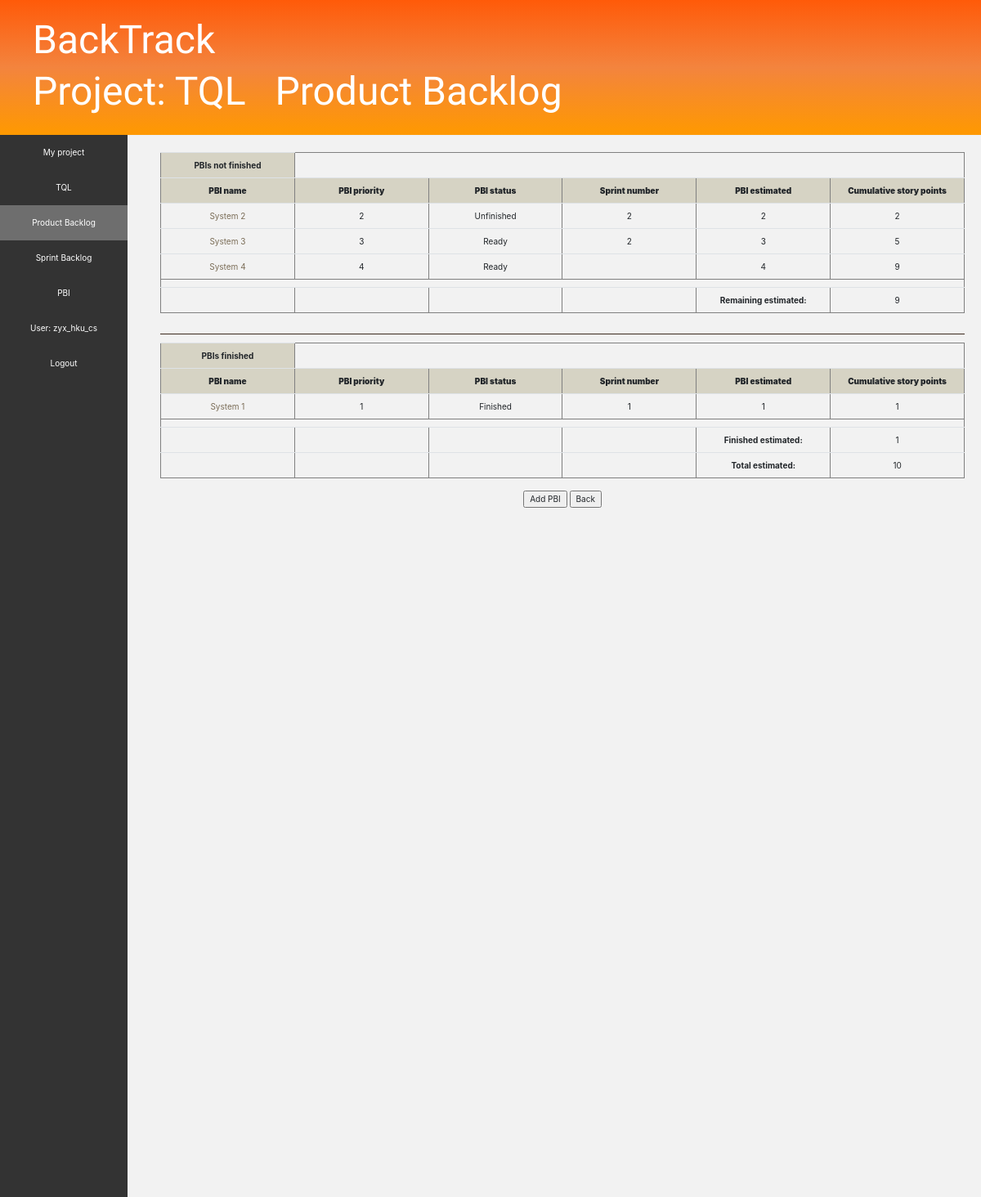
The page /project/1/productBacklog/ (signed in) on the database its author committed.
### project/models.py (models this page shows, shortened)
class Project(models.Model):
    name = models.CharField(max_length=100)
    description = models.CharField(max_length=500)
    manager = models.ForeignKey(BackTrackUser, related_name='manager', null=True, blank=True, on_delete=models.SET_NULL)
    time = models.DateTimeField(auto_now=False, auto_now_add=True)
    activeSprint = models.ForeignKey('sprintBacklog.SprintBacklog', related_name='active_sprint', null=True, blank=True, on_delete=models.SET_NULL)
    sprintNumber = models.PositiveSmallIntegerField(null=False, blank=False, default=0)
    owner = models.OneToOneField(BackTrackUser, related_name='owner', on_delete=models.CASCADE)

class BackTrackUser(AbstractUser):
    pass
    STATUS_CHOICES = [
        ('Available', 'Available'),
        ('Not available', 'Not available')
    ]
    status = models.CharField(max_length=13, choices=STATUS_CHOICES, default='Available')
    project = models.ForeignKey("Project", null=True, blank=True, on_delete=models.SET_NULL)

### productBacklog/models.py (models this page shows, shortened)
class PBI(models.Model):
    STATUS_CHOICES = [
        ('Finished', 'Finished'),
        ('In process', 'In process'),
        ('Unfinished', 'Unfinished'),
        ('Ready', 'Ready')
    ]
    name = models.CharField(max_length=50)
    description = models.CharField(max_length=500)
    status = models.CharField(max_length=10, choices=STATUS_CHOICES, default='Ready')
    taskHours = models.PositiveSmallIntegerField(null=True, blank=True)
    remainingTaskHours = models.PositiveSmallIntegerField(null=True, blank=True)
    taskHoursDone = models.PositiveSmallIntegerField(null=True, blank=True)
    estimated = models.PositiveSmallIntegerField()
    priority = models.PositiveSmallIntegerField()
    cumulative = models.PositiveIntegerField(null=True, blank=True)
    productBacklog = models.ForeignKey(ProductBacklog, null=False, on_delete=models.CASCADE)
    sprintBacklog = models.ForeignKey('sprintBacklog.SprintBacklog', null=True, blank=True, default=None, on_delete=models.SET_NULL)

### sprintBacklog/models.py (models this page shows, shortened)
class SprintBacklog(models.Model):
    STATUS_CHOICES = [
        ('Ready', 'Ready'),
        ('Finished', 'Finished'),
        ('In process', 'In process')
    ]
    project = models.ForeignKey(Project, null=False, on_delete=models.CASCADE)
    sprintNumber = models.PositiveSmallIntegerField(null=False, blank=False)
    capacity = models.PositiveSmallIntegerField(null=False, blank=False)
    status = models.CharField(max_length=10, choices=STATUS_CHOICES, default='In process')
    ddl = models.DateTimeField()
    time = models.DateTimeField(null=True, blank=True)

### productBacklog/views.py (the view)
# urls.py: path('', views.ProductBacklogMain.as_view(), name='product_backlog_main'),
class ProductBacklogMain(TemplateView):
    template_name = "productbacklog_main.html"
    def get_context_data(self, **kwargs):
        project = self.kwargs['project_pk']
        productBacklog = ProductBacklog.objects.get(project__pk=project)
        context = super().get_context_data(**kwargs)
        context['project'] = Project.objects.get(pk=project)
        context['pbi_list'] = PBI.objects.filter(productBacklog__pk=productBacklog.pk).order_by('priority')
        remaining_estimated = 0
        finished_estimated = 0
        for pbi in context['pbi_list']:
            if pbi.status != "Finished":
                remaining_estimated += pbi.estimated
                pbi.cumulative = remaining_estimated
            else:
                finished_estimated += pbi.estimated
                pbi.cumulative = finished_estimated
        total_estimated = remaining_estimated + finished_estimated
        context['total_estimated'] = total_estimated
        context['finished_estimated'] = finished_estimated
        context['remaining_estimated'] = remaining_estimated
        return context

### templates/productbacklog_main.html (shortened to what this page needs)
<!DOCTYPE html>
{% load static %}
<html lang="en">
<head>
    <link rel="stylesheet" href="//maxcdn.bootstrapcdn.com/bootstrap/3.2.0/css/bootstrap.min.css">
    <link rel="stylesheet" href="//maxcdn.bootstrapcdn.com/bootstrap/3.2.0/css/bootstrap-theme.min.css">
    <link rel="stylesheet" href="https://stackpath.bootstrapcdn.com/bootstrap/4.3.1/css/bootstrap.min.css">
    <link rel="stylesheet" href="{% static 'css/productBacklog.css' %}">
</head>
<body>
    {% if user.is_authenticated %}
        <div class="page-header">
            <h1>BackTrack</h1>
            <h2><a href="..">Project: {{ project.name }}</a>&#160;&#160;&#160;Product Backlog</h2>
        </div>
        <div class="menu">
            <ul>
                <li><a href="../..">My project</a></li>
                <li><a href="..">{{ project.name }}</a></li>
                <li><a class="active" href="">Product Backlog</a></li>
                <li><a href="../sprintBacklog">Sprint Backlog</a></li>
                <li><a href="pbi/add">PBI</a></li>
                <li><a href="../../../accounts/profile">User: {{ user.get_username }}</a></li>
                <li><a href="{% url 'logout'%}?next={{request.path}}">Logout</a></li>
            </ul>
        </div>
        <div class="main">
            <div class="table" style="text-align:center; margin:0 auto;">
                <table border="1" style="margin:0 auto;">
                    <tr>
                        <th>PBIs not finished</th>
                    </tr>
                    <tr>
                        <th width="10%"><b>PBI name</b></th>
                        <th width="10%"><b>PBI priority</b></th>
                        <th width="10%"><b>PBI status</b></th>
                        <th width="10%"><b>Sprint number</b></th>
                        <th width="10%"><b>PBI estimated</b></th>
                        <th width="10%"><b>Cumulative story points</b></th>
                    </tr>
                    {% for pbi in pbi_list %}
                        {% if pbi.status != "Finished" %}
                            <tr>
                                <td><a href="pbi/{{ pbi.pk }}">{{ pbi.name }}</a></td>
                                <td>{{ pbi.priority }}</td>
                                <td>{{ pbi.status }}</td>
                                <td>{{ pbi.sprintBacklog.sprintNumber }}</td>
                                <td>{{ pbi.estimated }}</td>
                                <td>{{ pbi.cumulative }}</td>
                            </tr>
                        {% endif %}
                    {% endfor %}
                    <tr height=10></tr>
                    <tr><td></td>
                        <td></td>
                        <td></td>
                        <td></td>
                        <td><b>Remaining estimated:</b></td>
                        <td>{{ remaining_estimated }}</td>
                    </tr>
                </table>
                <br/>
                <hr color=#432F21>
                <table border="1" style="margin:0 auto;">
                    <tr>
                        <th>PBIs finished</th>
                    </tr>
                    <tr>
                        <th width="10%"><b>PBI name</b></th>
                        <th width="10%"><b>PBI priority</b></th>
                        <th width="10%"><b>PBI status</b></th>
                        <th width="10%"><b>Sprint number</b></th>
                        <th width="10%"><b>PBI estimated</b></th>
                        <th width="10%"><b>Cumulative story points</b></th>
                    </tr>
                    {% for pbi in pbi_list %}
                        {% if pbi.status == "Finished" %}
                            <tr>
                                <td><a href="pbi/{{ pbi.pk }}">{{ pbi.name }}</a></td>
                                <td>{{ pbi.priority }}</td>
                                <td>{{ pbi.status }}</td>
                                <td>{{ pbi.sprintBacklog.sprintNumber }}</td>
                                <td>{{ pbi.estimated }}</td>
                                <td>{{ pbi.cumulative }}</td>
                            </tr>
                        {% endif %}
                    {% endfor %}
                    <tr height=10></tr>
                    <tr><td></td>
                        <td></td>
                        <td></td>
                        <td></td>
                        <td><b>Finished estimated:</b></td>
                        <td>{{ finished_estimated }}</td>
                    </tr>
                    <tr><td></td>
                        <td></td>
                        <td></td>
                        <td></td>
                        <td><b>Total estimated:</b></td>
                        <td>{{ total_estimated }}</td>
                    </tr>
                </table>
            </div>
            <br/>
            <div class="button" style="text-align:center;">
                <form method="POST" class="post-form">{% csrf_token %}
                    <input type="button" value="Add PBI" onclick="location='pbi/add'">
                    <input type="button" value="Back" onclick="location='..'">
                </form>
            </div>
        </div>
    {% endif %}
</body>
</html>

### static/css/productBacklog.css (style rules this page uses)
.page-header { background: linear-gradient(#FF5A09, #F3843E, #FF9900); margin: 0; padding: 20px 20px 20px 40px; }
.page-header h1, .page-header h1 a, .page-header h1 a:visited, .page-header h1 a:active { color: #ffffff; font-size: 36pt; text-decoration: none; }
.page-header h2, .page-header h2 a, .page-header h2 a:visited, .page-header h2 a:active { color: #ffffff; font-size: 36pt; text-decoration: none; }
h1, h2, h3, h4 { font-family: 'Lobster', cursive; }
th { background-color: #D6D3C4; }
td a { color: #7A6C56; }
html, body { height: 100%; }
div.menu { height: 100%; width: 13%; overflow-y: auto; position: absolute; margin-top: -1px; left: 0;background-color: #333; }
.menu ul { list-style-type: none; margin: 0; padding: 0; overflow: hidden; background-color: #333; }
.menu li { float: left; width: 100%; }
.menu li a { display: block; color: white; text-align: center; padding: 14px 16px; text-decoration: none; }
.active { background-color: #6E6E6E; }
.main { background-color: #F2F2F2; }
div.main { right: 0; float: left; height: 100%; width: 87%; overflow-y: auto; position:absolute; padding: 20px 20px 20px 40px; }

### rows shown on the page
Project: name "TQL"
BackTrackUser: get_username "zyx_hku_cs"
PBI: name "System 2", priority "2", status "Unfinished", sprintBacklog.sprintNumber "2", estimated "2", cumulative "2"
PBI: name "System 3", priority "3", status "Ready", sprintBacklog.sprintNumber "2", estimated "3", cumulative "5"
PBI: name "System 4", priority "4", status "Ready", estimated "4", cumulative "9"
PBI: name "System 1", priority "1", status "Finished", sprintBacklog.sprintNumber "1", estimated "1", cumulative "1"

### other values the page prints
{{ remaining_estimated }} "9"
{{ finished_estimated }} "1"
{{ total_estimated }} "10"
